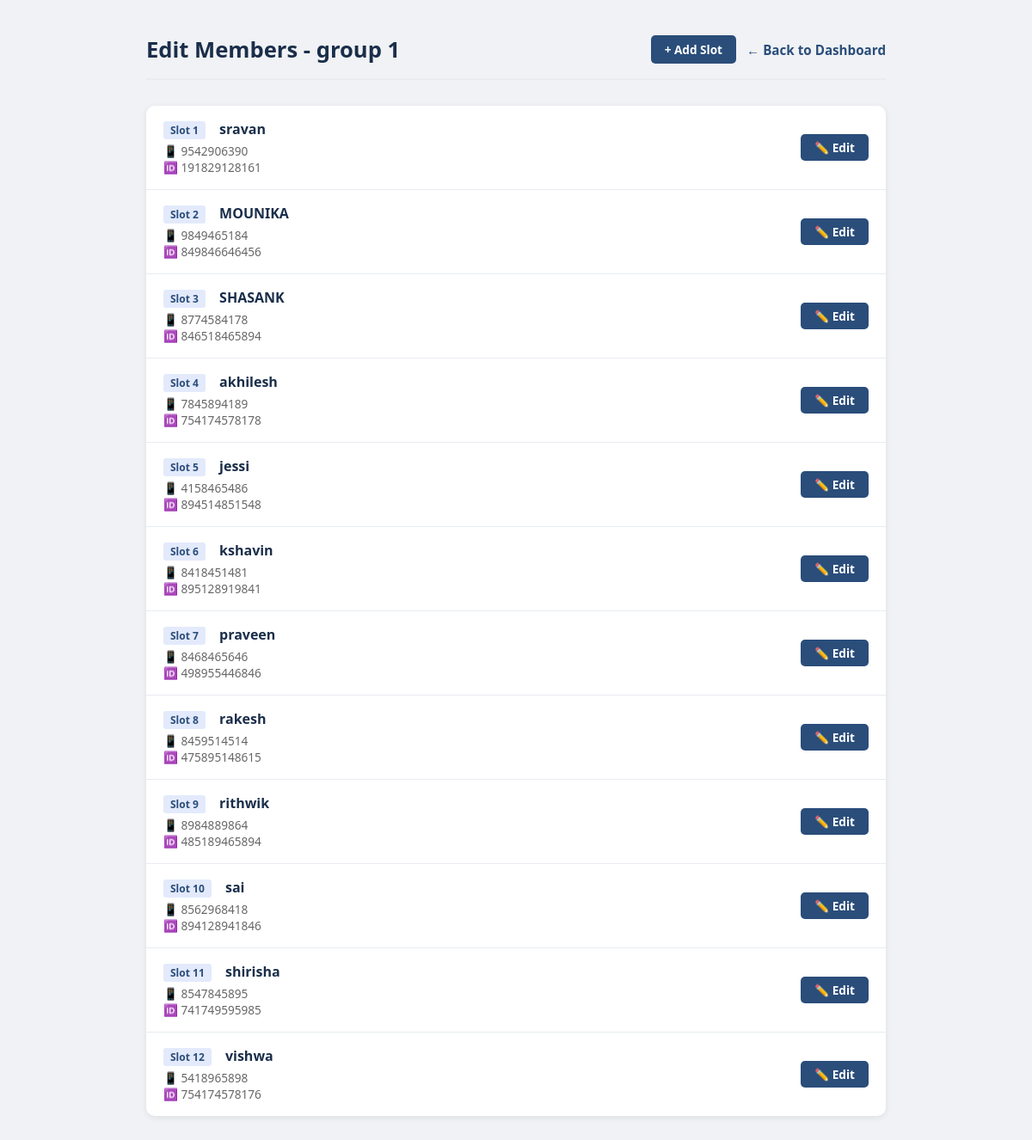
/management/group/2/members/, run on an earlier commit of the app's database.
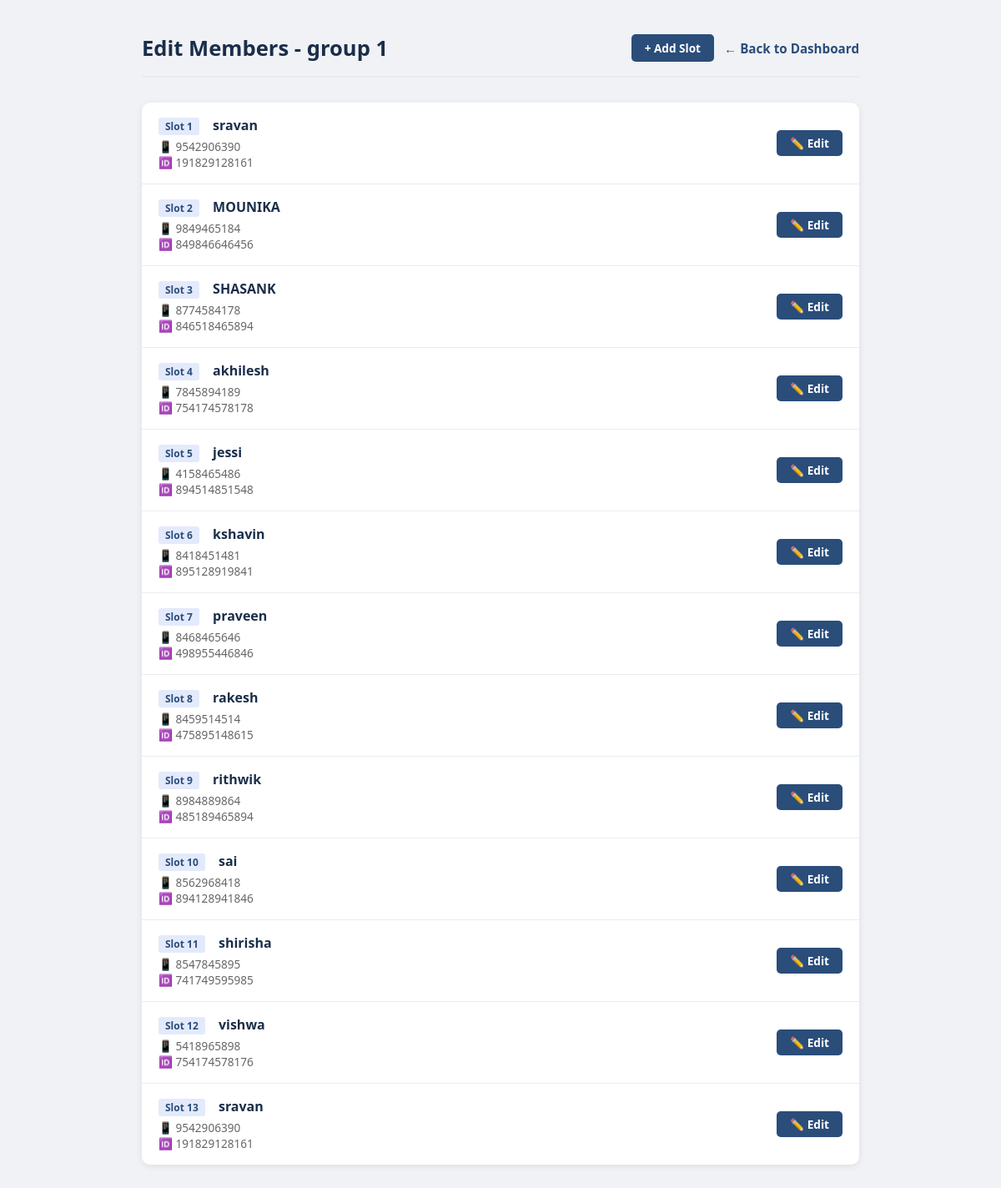
And on a later commit of the database.
### management/models.py (models this page shows, shortened)
class ChitMembership(models.Model):
    member = models.ForeignKey(Member, on_delete=models.PROTECT, related_name='memberships')
    chit_group = models.ForeignKey(ChitGroup, on_delete=models.PROTECT, related_name='memberships')
    slot_number = models.PositiveIntegerField(help_text='Member slot number in this group')
    has_won = models.BooleanField(default=False)
    date_enrolled = models.DateField(auto_now_add=True)
    committed_round_number = models.PositiveIntegerField(blank=True, null=True, help_text='Round number in which this member is committed to receive the lift amount')
    committed_lift_amount = models.DecimalField(max_digits=12, decimal_places=2, blank=True, null=True, help_text='Committed lift amount for this member')
    class Meta:
        verbose_name = 'Chit Membership'
        verbose_name_plural = 'Chit Memberships'
        unique_together = [['chit_group', 'slot_number']]
        ordering = ['chit_group', 'slot_number']

class Member(models.Model):
    name = models.CharField(max_length=200)
    phone = models.CharField(
        max_length=10,
        validators=[RegexValidator(r'^\d{10}$', 'Enter a valid 10-digit phone number.')]
    )
    alternate_phone = models.CharField(max_length=10, blank=True, null=True)
    email = models.EmailField(blank=True, null=True)
    address = models.TextField()
    aadhar_number = models.CharField(max_length=12, unique=True)
    date_joined = models.DateField(auto_now_add=True)
    is_active = models.BooleanField(default=True)
    class Meta:
        verbose_name = 'Member'
        verbose_name_plural = 'Members'
        ordering = ['name']

### management/views.py (the view)
# urls.py: path('group/<int:group_id>/members/', views.edit_members, name='edit_members'),
def edit_members(request, group_id):
    group = get_object_or_404(ChitGroup, pk=group_id)
    memberships = group.memberships.select_related('member').order_by('slot_number')
    return render(request, 'management/edit_members.html', {
        'group': group,
        'memberships': memberships,
    })

### management/templates/management/edit_members.html (shortened to what this page needs)
<!DOCTYPE html>
<html lang="en">
<head>
</head>
<body>
    <div class="container">
        <div class="header">
            <h1>Edit Members - {{ group.name }}</h1>
            <div style="display:flex;gap:12px;align-items:center;">
                <a href="{% url 'add_membership' group.id %}" class="btn-edit" style="padding:7px 16px;font-size:0.85em;color:#fff;">+ Add Slot</a>
                <a href="{% url 'dashboard_group' group.id %}">← Back to Dashboard</a>
            </div>
        </div>
        {% if memberships %}
        <div class="members-list">
            {% for membership in memberships %}
            <div class="member-item">
                <div class="member-info">
                    <div class="member-name">
                        <span class="member-slot">Slot {{ membership.slot_number }}</span>
                        {{ membership.member.name }}
                    </div>
                    <div class="member-details">
                        📱 {{ membership.member.phone }} {% if membership.member.alternate_phone %} | {{ membership.member.alternate_phone }}{% endif %}<br>
                        🆔 {{ membership.member.aadhar_number }} {% if membership.member.email %} | {{ membership.member.email }}{% endif %}
                    </div>
                </div>
                <div class="member-action">
                    <a href="{% url 'edit_member' group.id membership.id %}" class="btn-edit">✏️ Edit</a>
                </div>
            </div>
            {% endfor %}
        </div>
        {% else %}
        <div class="empty-state">
            <p>No members in this group yet.</p>
        </div>
        {% endif %}
    </div>
</body>
</html>

What changed in the data, as far as the page shows it:
added ChitMembership: slot_number "13", member.name "sravan", member.phone "9542906390", member.aadhar_number "191829128161"
